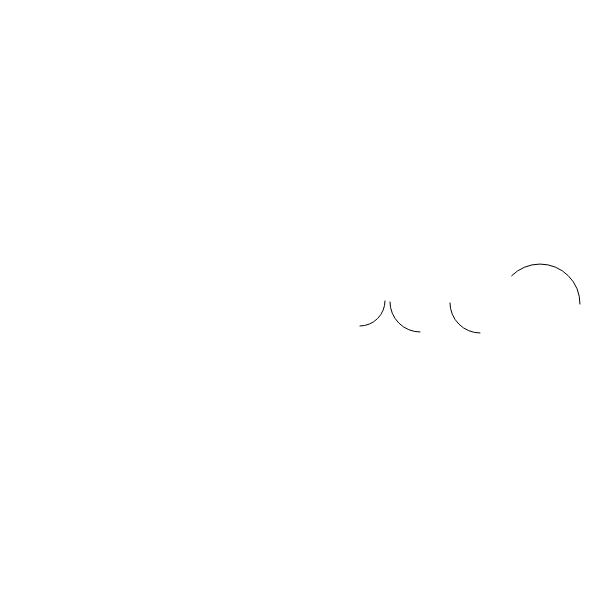
Frame 1 (no input)
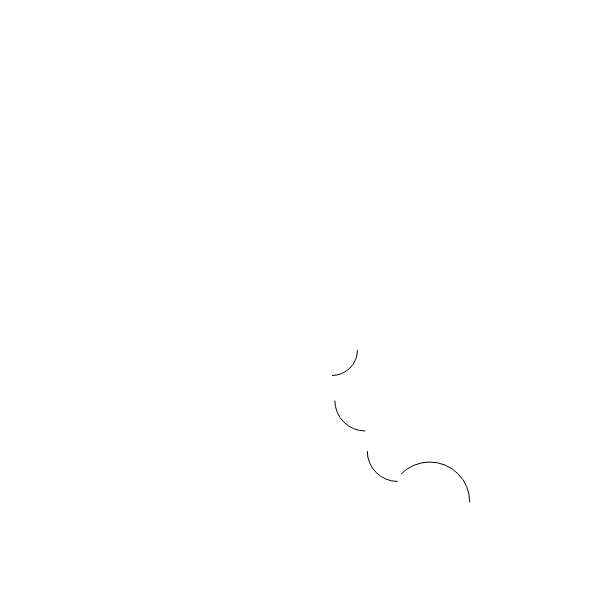
Frame 60 (no input)
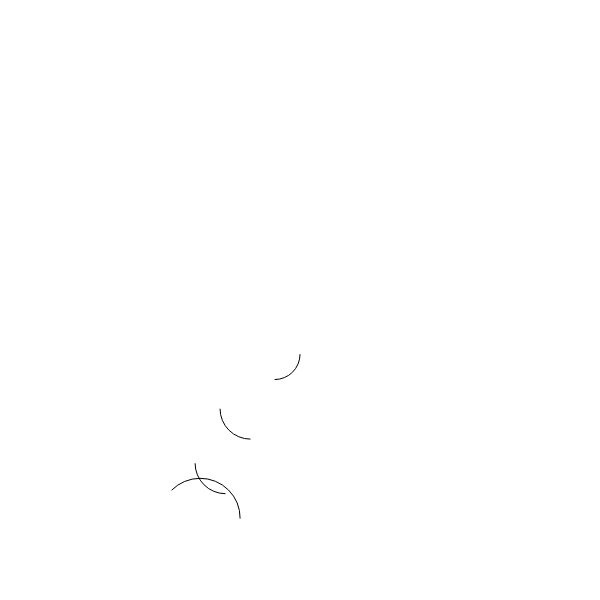
Frame 120 (the mouse pressed at the canvas centre since frame 60)

The p5.js sketch that drew these frames (run headless with seeded random() and noise() and a simulated clock; from frame 60 on, the mouse is pressed at the canvas centre):

// p5.js sketch
// ── sketch.js
function setup() {
  createCanvas(600, 600)
  background(255)
}


function draw() {
  background(255);
 noFill();

  translate(p5.Vector.fromAngle(millis() / 1000, 60));
  noFill();
  arc(300,300, 50, 50, 0, HALF_PI);


  translate(p5.Vector.fromAngle(millis() / 1000, 60));
  noFill();
  arc(300,300, 60, 60, HALF_PI, PI);

  translate(p5.Vector.fromAngle(millis() / 1000, 60));
  noFill();
  arc(300,300, 60, 60, HALF_PI, PI);

  translate(p5.Vector.fromAngle(millis() / 1000, 60));
  noFill();
  arc(300,300, 80, 80, PI + QUARTER_PI, TWO_PI);
}
